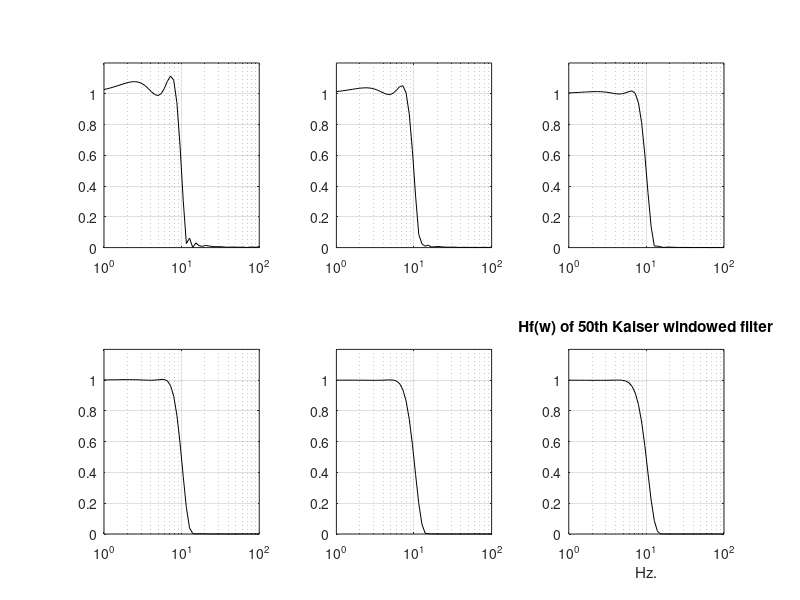

MATLAB code to generate this figure:
% Comparison of Hf(w) of Kaiser window
fs=130; %sampling frequency in Hz.
fc=10/(fs/2); %cut-off at 10 Hz.
N=50; %even order
f=logspace(0,2); %logaritmic set of frequency values in Hz.
dend=[1]; %transfer function denominator

for beta=1:6,
hw=kaiser(N+1,beta); %Kaiser window
numd=fir1(N,fc,hw); %transfer function numerator
G=freqz(numd,dend,f,fs); %computes frequency response
subplot(2,3,beta);semilogx(f,abs(G),'k'); %plots gain
axis([1 100 0 1.2]);
grid;
end

title('Hf(w) of 50th Kaiser windowed filter');
xlabel('Hz.');
